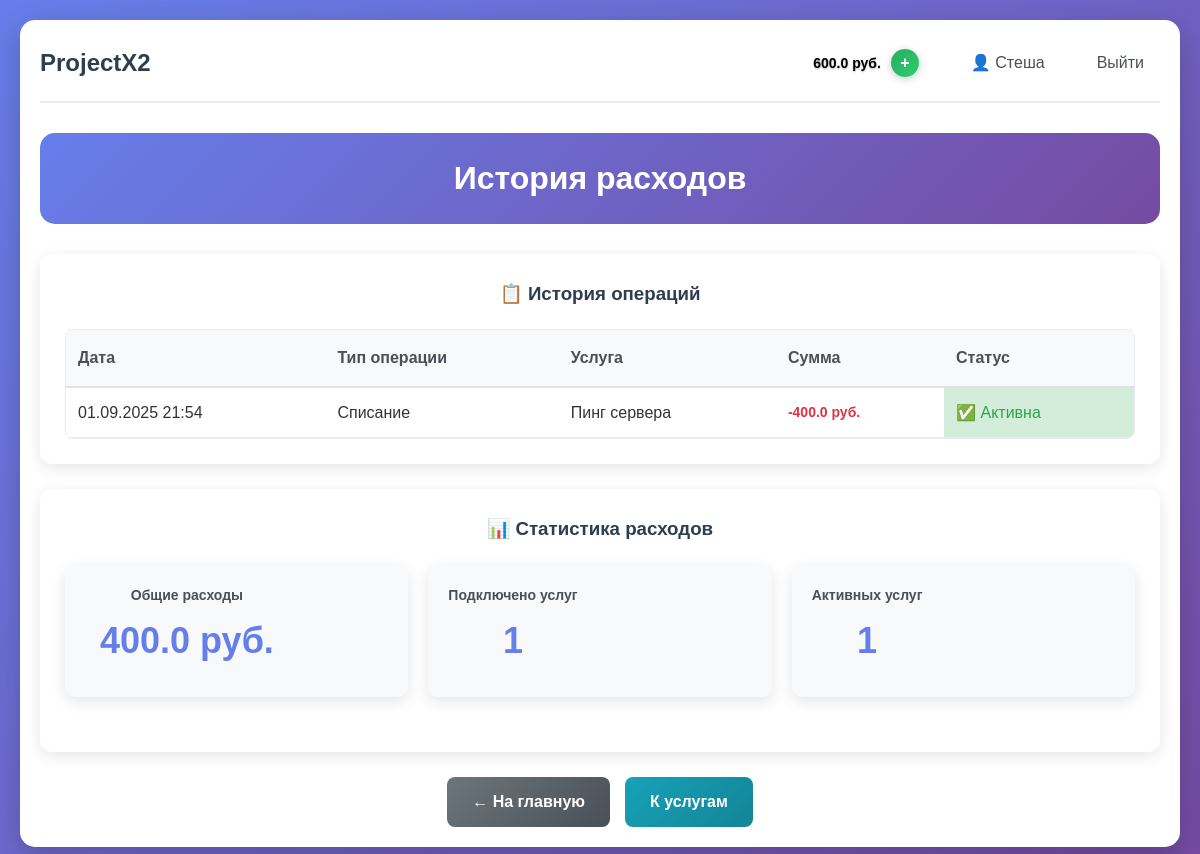
The page /client/expense-history (signed in) on the database as committed earlier.
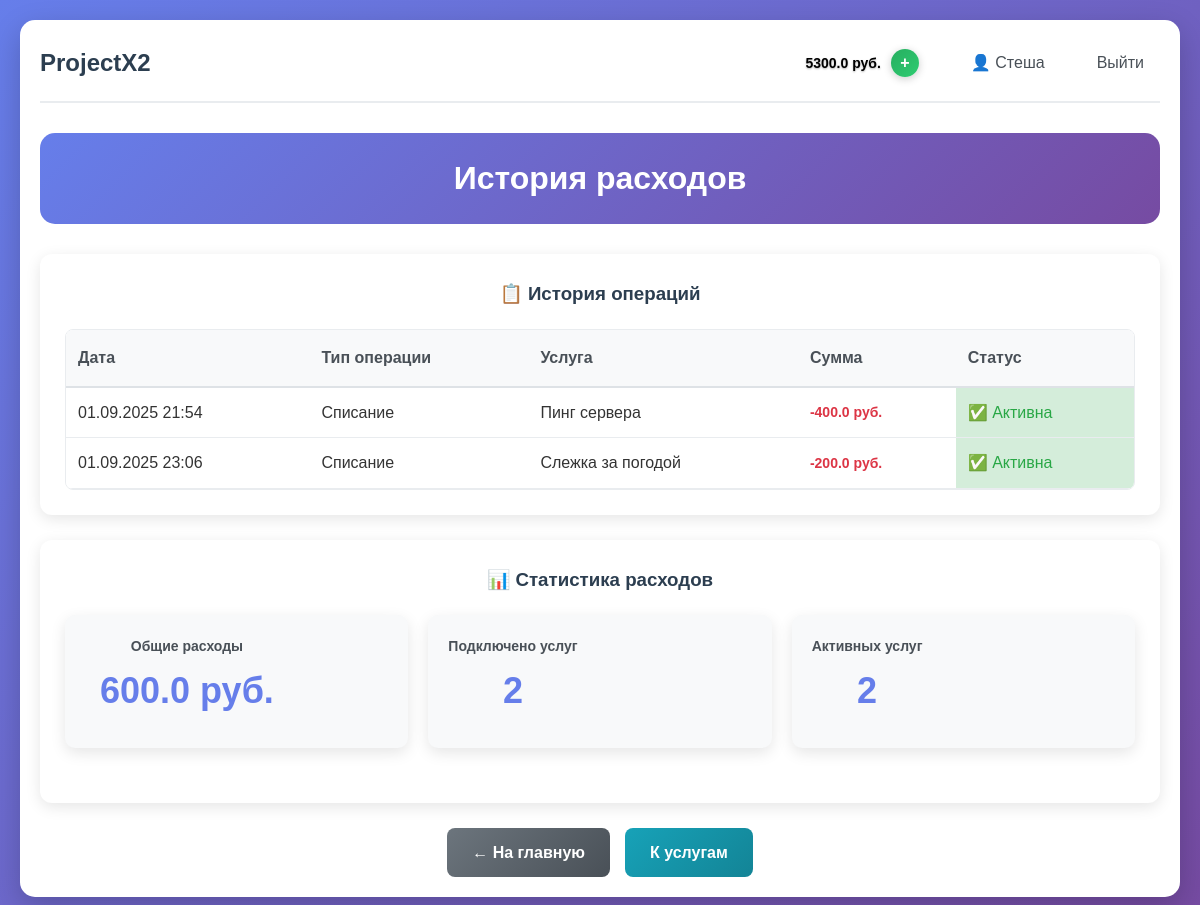
The same page on the database as committed later.
### app.py (models this page shows, shortened)
class User(UserMixin, db.Model):
    __tablename__ = 'users'
    id = db.Column(db.Integer, primary_key=True)
    username = db.Column(db.String(64), unique=True, nullable=False)
    email = db.Column(db.String(120), unique=True, nullable=False)
    password_hash = db.Column(db.String(256), nullable=False)
    role = db.Column(db.String(20), nullable=False)
    created_at = db.Column(db.DateTime, default=datetime.utcnow)
    is_active = db.Column(db.Boolean, default=True)
    services = db.relationship('UserService', backref='user', lazy=True)
    balance = db.Column(db.Float, default=0.0)  # Баланс для клиентов

class UserService(db.Model):
    id = db.Column(db.Integer, primary_key=True)
    user_id = db.Column(db.Integer, db.ForeignKey('users.id'), nullable=False)
    service_id = db.Column(db.Integer, db.ForeignKey('service.id'), nullable=False)
    is_active = db.Column(db.Boolean, default=True)
    connected_at = db.Column(db.DateTime, default=datetime.utcnow)
    price_at_connection = db.Column(db.Float)
    __table_args__ = (
        db.UniqueConstraint('user_id', 'service_id', name='_user_service_uc'),
    )

class Service(db.Model):
    id = db.Column(db.Integer, primary_key=True)
    name = db.Column(db.String(100), nullable=False)
    description = db.Column(db.Text, nullable=False)
    price = db.Column(db.Float, default=0.0)
    is_active = db.Column(db.Boolean, default=True)
    created_at = db.Column(db.DateTime, default=datetime.utcnow)
    customer_id = db.Column(db.Integer, db.ForeignKey('users.id'), nullable=False)
    users = db.relationship('UserService', backref='service', lazy=True)

### app.py (the view)
@app.route('/client/expense-history')
@login_required
def expense_history():
    if current_user.role != 'client':
        flash('Эта страница доступна только клиентам', 'error')
        return redirect(url_for('index'))
    user_services = UserService.query.filter_by(user_id=current_user.id).all()
    return render_template('expense_history.html',
                         user_services=user_services,
                         user=current_user)

### app.py (called while the page is built)
@login_manager.user_loader
def load_user(user_id):
    return db.session.get(User, int(user_id))

@app.before_request
def check_user_active():
    if current_user.is_authenticated and not current_user.is_active:
        logout_user()
        flash('Ваш аккаунт заблокирован. Обратитесь к администратору.', 'error')
        return redirect(url_for('login'))

### templates/expense_history.html (shortened to what this page needs)
{% extends "base.html" %}
{% block content %}
<div class="admin-container">
    <div class="admin-header">
        <h2> История расходов</h2>
    </div>
    <div class="expense-history-section">
        <h3>📋 История операций</h3>
        {% if user_services %}
        <div class="expense-table-container">
            <table class="expense-table">
                <thead>
                    <tr>
                        <th>Дата</th>
                        <th>Тип операции</th>
                        <th>Услуга</th>
                        <th>Сумма</th>
                        <th>Статус</th>
                    </tr>
                </thead>
                <tbody>
                    {% for user_service in user_services %}
                    <tr class="expense-row">
                        <td>{{ user_service.connected_at.strftime('%d.%m.%Y %H:%M') }}</td>
                        <td> Списание</td>
                        <td>{{ user_service.service.name }}</td>
                        <td class="expense-amount negative">-{{ user_service.price_at_connection }} руб.</td>
                        <td class="status-active">✅ Активна</td>
                    </tr>
                    {% endfor %}
                </tbody>
            </table>
        </div>
        {% endif %}
    </div>
    {% if user_services %}
    <div class="expense-stats">
        <h3>📊 Статистика расходов</h3>
        <div class="stats-grid">
            <div class="stat-card">
                <div class="stat-content">
                    <h4>Общие расходы</h4>
                    <p class="stat-number">
                        {{ user_services|sum(attribute='price_at_connection') }} руб.
                    </p>
                </div>
            </div>
            <div class="stat-card">
                <div class="stat-content">
                    <h4>Подключено услуг</h4>
                    <p class="stat-number">{{ user_services|length }}</p>
                </div>
            </div>
            <div class="stat-card">
                <div class="stat-content">
                    <h4>Активных услуг</h4>
                    <p class="stat-number">
                        {{ user_services|selectattr('is_active')|list|length }}
                    </p>
                </div>
            </div>
        </div>
    </div>
    {% endif %}
    <div class="admin-actions">
        <a href="{{ url_for('index') }}" class="btn btn-secondary">← На главную</a>
        <a href="{{ url_for('client_services') }}" class="btn btn-info"> К услугам</a>
    </div>
</div>
{% endblock %}

### templates/base.html (shortened to what this page needs)
<!DOCTYPE html>
<html lang="ru">
<head>
    <link rel="stylesheet" href="{{ url_for('static', filename='css/style.css') }}">
</head>
<body>
    <div class="container">
        <nav class="navbar">
            <h1><a href="/" class="nav-logo">ProjectX2</a></h1>
            <div class="nav-links">
                {% if current_user.is_authenticated %}
                    {% if current_user.role == 'client' %}
                    <div class="balance-info">
                        <span class="balance-amount"> {{ current_user.balance }} руб.</span>
                        <a href="{{ url_for('add_balance_page') }}" class="balance-btn">+</a>
                    </div>
                    {% endif %}
                    <a href="/profile" class="nav-link">👤 {{ current_user.username }}</a>
                    <a href="/logout" class="nav-link">Выйти</a>
                {% else %}
                    <a href="/login" class="nav-link">Войти</a>
                    <a href="/register" class="nav-link">Регистрация</a>
                {% endif %}
            </div>
        </nav>
        <main>
            {% block content %}{% endblock %}
        </main>
    </div>
</body>
</html>

Rows that differ between the two databases and show on the page:
changed User "Стеша": balance "600.0" → "5300.0"
added UserService: connected_at "01.09.2025 23:06", service.name "Слежка за погодой", price_at_connection "200.0"
Other text that changed with them:
{{ user_services|sum(attribute='price_at_connection') }}: "400.0" → "600.0"
{{ user_services|length }}: "1" → "2"
{{ user_services|selectattr('is_active')|list|length }}: "1" → "2"
